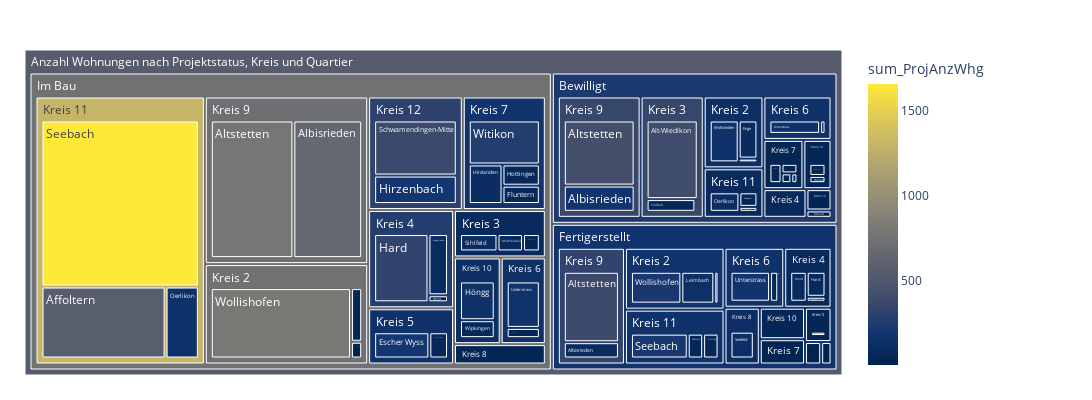

Notebook code cell kept with this figure:
### Code cell
fig = px.treemap(myTreemapAgg.query('sum_ProjAnzWhg >0').reset_index(), path=[px.Constant("Anzahl Wohnungen nach Projektstatus, Kreis und Quartier"),'ProjStatus', 'KreisLang', 'QuarLang']
                 , values='sum_ProjAnzWhg'
                 , color='sum_ProjAnzWhg'
                 ## bei discrete scales (bei Klassen und Strings):                 
                 #, color_discrete_map={'(?)':'lightgrey','EVP':'gold', 'SP':'#FF3030', 'PdA':'#EE3B3B', 'Grüne':'#A2CD5A','GLP':'#CAFF70','Die Mitte':'orange','FDP':'#104E8B','AL':'deeppink','SVP':'forestgreen', 'FL ZÜRI':'#8B864E','Volt':'#lightblue' }                
                 ## bei continuous scales (bei Zahlenwerten):
                , color_continuous_scale='cividis'
                #, color_continuous_midpoint=np.average(df['AnzBestWir'], weights=df['AnzBestWir'])  
                 ,height=400
                 ,width=1100                 
                )
fig.update_traces(root_color="grey")
fig.update_layout(margin = dict(t=50, l=25, r=250, b=25))
fig.show()

### Figure 1 — Plotly figure (JSON) as saved in the notebook; plotly's stock layout.template omitted (floating-point values rounded to 4 significant figures)
{"data": [{"branchvalues": "total", "customdata": [[17], [58], [567], [173], [89], [652], [395], [5], [73], [429], [384], [782], [92], [18], [15], [189], [21], [32], [57], [3], [48], [55], [64], [76], [325], [33], [2], [111], [29], [192], [13], [10], [66], [31], [63], [145], [15], [105], [9], [140], [48], [51], [17], [37], [37], [110], [58], [152], [3], [14], [371], [50], [214], [1659], [121], [15], [61], [17], [107], [160], [179], [168], [11], [32], [74], [80], [12], [52], [23], [67], [51], [25], [260], [156], [214], [796], [44.16], [52.3], [120.3], [84.12], [159.2], [1302.0], [26.56], [14], [310.0], [127.9], [176.7], [740.6], [348.1], [14.27], [83.69], [74], [72.52], [264.2], [55], [157.4], [146.3], [154.7], [144.4], [36.44], [25.41], [177.2], [11], [121], [39.29], [355.4], [328.5], [722.9], [232.1], [178.3], [734.9], [547.8]], "domain": {"x": [0, 1], "y": [0, 1]}, "hovertemplate": "labels=%{label}<br>sum_ProjAnzWhg_sum=%{value}<br>parent=%{parent}<br>id=%{id}<br>sum_ProjAnzWhg=%{color}<extra></extra>", "ids": ["Anzahl Wohnungen nach Projektstatus, Kreis und Quartier/Bewilligt/Kreis 11/Affoltern", "Anzahl Wohnungen nach Projektstatus, Kreis und Quartier/Fertigerstellt/Kreis 11/Affoltern", "Anzahl Wohnungen nach Projektstatus, Kreis und Quartier/Im Bau/Kreis 11/Affoltern", "Anzahl Wohnungen nach Projektstatus, Kreis und Quartier/Bewilligt/Kreis 9/Albisrieden", "Anzahl Wohnungen nach Projektstatus, Kreis und Quartier/Fertigerstellt/Kreis 9/Albisrieden", "Anzahl Wohnungen nach Projektstatus, Kreis und Quartier/Im Bau/Kreis 9/Albisrieden", "Anzahl Wohnungen nach Projektstatus, Kreis und Quartier/Bewilligt/Kreis 3/Alt-Wiedikon", "Anzahl Wohnungen nach Projektstatus, Kreis und Quartier/Fertigerstellt/Kreis 3/Alt-Wiedikon", "Anzahl Wohnungen nach Projektstatus, Kreis und Quartier/Im Bau/Kreis 3/Alt-Wiedikon", "Anzahl Wohnungen nach Projektstatus, Kreis und Quartier/Bewilligt/Kreis 9/Altstetten", "Anzahl Wohnungen nach Projektstatus, Kreis und Quartier/Fertigerstellt/Kreis 9/Altstetten", "Anzahl Wohnungen nach Projektstatus, Kreis und Quartier/Im Bau/Kreis 9/Altstetten", "Anzahl Wohnungen nach Projektstatus, Kreis und Quartier/Bewilligt/Kreis 2/Enge", "Anzahl Wohnungen nach Projektstatus, Kreis und Quartier/Fertigerstellt/Kreis 2/Enge", "Anzahl Wohnungen nach Projektstatus, Kreis und Quartier/Im Bau/Kreis 2/Enge", "Anzahl Wohnungen nach Projektstatus, Kreis und Quartier/Im Bau/Kreis 5/Escher Wyss", "Anzahl Wohnungen nach Projektstatus, Kreis und Quartier/Bewilligt/Kreis 7/Fluntern", "Anzahl Wohnungen nach Projektstatus, Kreis und Quartier/Fertigerstellt/Kreis 7/Fluntern", "Anzahl Wohnungen nach Projektstatus, Kreis und Quartier/Im Bau/Kreis 7/Fluntern", "Anzahl Wohnungen nach Projektstatus, Kreis und Quartier/Bewilligt/Kreis 3/Friesenberg", "Anzahl Wohnungen nach Projektstatus, Kreis und Quartier/Im Bau/Kreis 3/Friesenberg", "Anzahl Wohnungen nach Projektstatus, Kreis und Quartier/Fertigerstellt/Kreis 5/Gewerbeschule", "Anzahl Wohnungen nach Projektstatus, Kreis und Quartier/Im Bau/Kreis 5/Gewerbeschule", "Anzahl Wohnungen nach Projektstatus, Kreis und Quartier/Fertigerstellt/Kreis 4/Hard", "Anzahl Wohnungen nach Projektstatus, Kreis und Quartier/Im Bau/Kreis 4/Hard", "Anzahl Wohnungen nach Projektstatus, Kreis und Quartier/Bewilligt/Kreis 7/Hirslanden", "Anzahl Wohnungen nach Projektstatus, Kreis und Quartier/Fertigerstellt/Kreis 7/Hirslanden", "Anzahl Wohnungen nach Projektstatus, Kreis und Quartier/Im Bau/Kreis 7/Hirslanden", "Anzahl Wohnungen nach Projektstatus, Kreis und Quartier/Bewilligt/Kreis 12/Hirzenbach", "Anzahl Wohnungen nach Projektstatus, Kreis und Quartier/Im Bau/Kreis 12/Hirzenbach", "Anzahl Wohnungen nach Projektstatus, Kreis und Quartier/Bewilligt/Kreis 7/Hottingen", "Anzahl Wohnungen nach Projektstatus, Kreis und Quartier/Fertigerstellt/Kreis 7/Hottingen", "Anzahl Wohnungen nach Projektstatus, Kreis und Quartier/Im Bau/Kreis 7/Hottingen", "Anzahl Wohnungen nach Projektstatus, Kreis und Quartier/Bewilligt/Kreis 10/Höngg", "Anzahl Wohnungen nach Projektstatus, Kreis und Quartier/Fertigerstellt/Kreis 10/Höngg", "Anzahl Wohnungen nach Projektstatus, Kreis und Quartier/Im Bau/Kreis 10/Höngg", "Anzahl Wohnungen nach Projektstatus, Kreis und Quartier/Fertigerstellt/Kreis 4/Langstrasse", "Anzahl Wohnungen nach Projektstatus, Kreis und Quartier/Im Bau/Kreis 4/Langstrasse", "Anzahl Wohnungen nach Projektstatus, Kreis und Quartier/Bewilligt/Kreis 2/Leimbach", "Anzahl Wohnungen nach Projektstatus, Kreis und Quartier/Fertigerstellt/Kreis 2/Leimbach", "Anzahl Wohnungen nach Projektstatus, Kreis und Quartier/Im Bau/Kreis 2/Leimbach", "Anzahl Wohnungen nach Projektstatus, Kreis und Quartier/Im Bau/Kreis 8/Mühlebach", "Anzahl Wohnungen nach Projektstatus, Kreis und Quartier/Bewilligt/Kreis 6/Oberstrass", "Anzahl Wohnungen nach Projektstatus, Kreis und Quartier/Fertigerstellt/Kreis 6/Oberstrass", "Anzahl Wohnungen nach Projektstatus, Kreis und Quartier/Im Bau/Kreis 6/Oberstrass", "Anzahl Wohnungen nach Projektstatus, Kreis und Quartier/Bewilligt/Kreis 11/Oerlikon", "Anzahl Wohnungen nach Projektstatus, Kreis und Quartier/Fertigerstellt/Kreis 11/Oerlikon", "Anzahl Wohnungen nach Projektstatus, Kreis und Quartier/Im Bau/Kreis 11/Oerlikon", "Anzahl Wohnungen nach Projektstatus, Kreis und Quartier/Bewilligt/Kreis 12/Schwamendingen-Mitte", "Anzahl Wohnungen nach Projektstatus, Kreis und Quartier/Fertigerstellt/Kreis 12/Schwamendingen-Mitte", "Anzahl Wohnungen nach Projektstatus, Kreis und Quartier/Im Bau/Kreis 12/Schwamendingen-Mitte", "Anzahl Wohnungen nach Projektstatus, Kreis und Quartier/Bewilligt/Kreis 11/Seebach", "Anzahl Wohnungen nach Projektstatus, Kreis und Quartier/Fertigerstellt/Kreis 11/Seebach", "Anzahl Wohnungen nach Projektstatus, Kreis und Quartier/Im Bau/Kreis 11/Seebach", "Anzahl Wohnungen nach Projektstatus, Kreis und Quartier/Fertigerstellt/Kreis 8/Seefeld", "Anzahl Wohnungen nach Projektstatus, Kreis und Quartier/Im Bau/Kreis 8/Seefeld", "Anzahl Wohnungen nach Projektstatus, Kreis und Quartier/Bewilligt/Kreis 3/Sihlfeld", "Anzahl Wohnungen nach Projektstatus, Kreis und Quartier/Fertigerstellt/Kreis 3/Sihlfeld", "Anzahl Wohnungen nach Projektstatus, Kreis und Quartier/Im Bau/Kreis 3/Sihlfeld", "Anzahl Wohnungen nach Projektstatus, Kreis und Quartier/Bewilligt/Kreis 6/Unterstrass", "Anzahl Wohnungen nach Projektstatus, Kreis und Quartier/Fertigerstellt/Kreis 6/Unterstrass", "Anzahl Wohnungen nach Projektstatus, Kreis und Quartier/Im Bau/Kreis 6/Unterstrass", "Anzahl Wohnungen nach Projektstatus, Kreis und Quartier/Bewilligt/Kreis 8/Weinegg", "Anzahl Wohnungen nach Projektstatus, Kreis und Quartier/Im Bau/Kreis 8/Weinegg", "Anzahl Wohnungen nach Projektstatus, Kreis und Quartier/Bewilligt/Kreis 4/Werd", "Anzahl Wohnungen nach Projektstatus, Kreis und Quartier/Fertigerstellt/Kreis 4/Werd", "Anzahl Wohnungen nach Projektstatus, Kreis und Quartier/Im Bau/Kreis 4/Werd", "Anzahl Wohnungen nach Projektstatus, Kreis und Quartier/Bewilligt/Kreis 10/Wipkingen", "Anzahl Wohnungen nach Projektstatus, Kreis und Quartier/Fertigerstellt/Kreis 10/Wipkingen", "Anzahl Wohnungen nach Projektstatus, Kreis und Quartier/Im Bau/Kreis 10/Wipkingen", "Anzahl Wohnungen nach Projektstatus, Kreis und Quartier/Bewilligt/Kreis 7/Witikon", "Anzahl Wohnungen nach Projektstatus, Kreis und Quartier/Fertigerstellt/Kreis 7/Witikon", "Anzahl Wohnungen nach Projektstatus, Kreis und Quartier/Im Bau/Kreis 7/Witikon", "Anzahl Wohnungen nach Projektstatus, Kreis und Quartier/Bewilligt/Kreis 2/Wollishofen", "Anzahl Wohnungen nach Projektstatus, Kreis und Quartier/Fertigerstellt/Kreis 2/Wollishofen", "Anzahl Wohnungen nach Projektstatus, Kreis und Quartier/Im Bau/Kreis 2/Wollishofen", "Anzahl Wohnungen nach Projektstatus, Kreis und Quartier/Bewilligt/Kreis 10", "Anzahl Wohnungen nach Projektstatus, Kreis und Quartier/Fertigerstellt/Kreis 10", "Anzahl Wohnungen nach Projektstatus, Kreis und Quartier/Im Bau/Kreis 10", "Anzahl Wohnungen nach Projektstatus, Kreis und Quartier/Bewilligt/Kreis 11", "Anzahl Wohnungen nach Projektstatus, Kreis und Quartier/Fertigerstellt/Kreis 11", "Anzahl Wohnungen nach Projektstatus, Kreis und Quartier/Im Bau/Kreis 11", "Anzahl Wohnungen nach Projektstatus, Kreis und Quartier/Bewilligt/Kreis 12", "Anzahl Wohnungen nach Projektstatus, Kreis und Quartier/Fertigerstellt/Kreis 12", "Anzahl Wohnungen nach Projektstatus, Kreis und Quartier/Im Bau/Kreis 12", "Anzahl Wohnungen nach Projektstatus, Kreis und Quartier/Bewilligt/Kreis 2", "Anzahl Wohnungen nach Projektstatus, Kreis und Quartier/Fertigerstellt/Kreis 2", "Anzahl Wohnungen nach Projektstatus, Kreis und Quartier/Im Bau/Kreis 2", "Anzahl Wohnungen nach Projektstatus, Kreis und Quartier/Bewilligt/Kreis 3", "Anzahl Wohnungen nach Projektstatus, Kreis und Quartier/Fertigerstellt/Kreis 3", "Anzahl Wohnungen nach Projektstatus, Kreis und Quartier/Im Bau/Kreis 3", "Anzahl Wohnungen nach Projektstatus, Kreis und Quartier/Bewilligt/Kreis 4", "Anzahl Wohnungen nach Projektstatus, Kreis und Quartier/Fertigerstellt/Kreis 4", "Anzahl Wohnungen nach Projektstatus, Kreis und Quartier/Im Bau/Kreis 4", "Anzahl Wohnungen nach Projektstatus, Kreis und Quartier/Fertigerstellt/Kreis 5", "Anzahl Wohnungen nach Projektstatus, Kreis und Quartier/Im Bau/Kreis 5", "Anzahl Wohnungen nach Projektstatus, Kreis und Quartier/Bewilligt/Kreis 6", "Anzahl Wohnungen nach Projektstatus, Kreis und Quartier/Fertigerstellt/Kreis 6", "Anzahl Wohnungen nach Projektstatus, Kreis und Quartier/Im Bau/Kreis 6", "Anzahl Wohnungen nach Projektstatus, Kreis und Quartier/Bewilligt/Kreis 7", "Anzahl Wohnungen nach Projektstatus, Kreis und Quartier/Fertigerstellt/Kreis 7", "Anzahl Wohnungen nach Projektstatus, Kreis und Quartier/Im Bau/Kreis 7", "Anzahl Wohnungen nach Projektstatus, Kreis und Quartier/Bewilligt/Kreis 8", "Anzahl Wohnungen nach Projektstatus, Kreis und Quartier/Fertigerstellt/Kreis 8", "Anzahl Wohnungen nach Projektstatus, Kreis und Quartier/Im Bau/Kreis 8", "Anzahl Wohnungen nach Projektstatus, Kreis und Quartier/Bewilligt/Kreis 9", "Anzahl Wohnungen nach Projektstatus, Kreis und Quartier/Fertigerstellt/Kreis 9", "Anzahl Wohnungen nach Projektstatus, Kreis und Quartier/Im Bau/Kreis 9", "Anzahl Wohnungen nach Projektstatus, Kreis und Quartier/Bewilligt", "Anzahl Wohnungen nach Projektstatus, Kreis und Quartier/Fertigerstellt", "Anzahl Wohnungen nach Projektstatus, Kreis und Quartier/Im Bau", "Anzahl Wohnungen nach Projektstatus, Kreis und Quartier"], "labels": ["Affoltern", "Affoltern", "Affoltern", "Albisrieden", "Albisrieden", "Albisrieden", "Alt-Wiedikon", "Alt-Wiedikon", "Alt-Wiedikon", "Altstetten", "Altstetten", "Altstetten", "Enge", "Enge", "Enge", "Escher Wyss", "Fluntern", "Fluntern", "Fluntern", "Friesenberg", "Friesenberg", "Gewerbeschule", "Gewerbeschule", "Hard", "Hard", "Hirslanden", "Hirslanden", "Hirslanden", "Hirzenbach", "Hirzenbach", "Hottingen", "Hottingen", "Hottingen", "Höngg", "Höngg", "Höngg", "Langstrasse", "Langstrasse", "Leimbach", "Leimbach", "Leimbach", "Mühlebach", "Oberstrass", "Oberstrass", "Oberstrass", "Oerlikon", "Oerlikon", "Oerlikon", "Schwamendingen-Mitte", "Schwamendingen-Mitte", "Schwamendingen-Mitte", "Seebach", "Seebach", "Seebach", "Seefeld", "Seefeld", "Sihlfeld", "Sihlfeld", "Sihlfeld", "Unterstrass", "Unterstrass", "Unterstrass", "Weinegg", "Weinegg", "Werd", "Werd", "Werd", "Wipkingen", "Wipkingen", "Wipkingen", "Witikon", "Witikon", "Witikon", "Wollishofen", "Wollishofen", "Wollishofen", "Kreis 10", "Kreis 10", "Kreis 10", "Kreis 11", "Kreis 11", "Kreis 11", "Kreis 12", "Kreis 12", "Kreis 12", "Kreis 2", "Kreis 2", "Kreis 2", "Kreis 3", "Kreis 3", "Kreis 3", "Kreis 4", "Kreis 4", "Kreis 4", "Kreis 5", "Kreis 5", "Kreis 6", "Kreis 6", "Kreis 6", "Kreis 7", "Kreis 7", "Kreis 7", "Kreis 8", "Kreis 8", "Kreis 8", "Kreis 9", "Kreis 9", "Kreis 9", "Bewilligt", "Fertigerstellt", "Im Bau", "Anzahl Wohnungen nach Projektstatus, Kreis und Quartier"], "level": "Anzahl Wohnungen nach Projektstatus, Kreis und Quartier", "marker": {"coloraxis": "coloraxis", "colors": [17, 58, 567, 173, 89, 652, 395, 5, 73, 429, 384, 782, 92, 18, 15, 189, 21, 32, 57, 3, 48, 55, 64, 76, 325, 33, 2, 111, 29, 192, 13, 10, 66, 31, 63, 145, 15, 105, 9, 140, 48, 51, 17, 37, 37, 110, 58, 152, 3, 14, 371, 50, 214, 1659, 121, 15, 61, 17, 107, 160, 179, 168, 11, 32, 74, 80, 12, 52, 23, 67, 51, 25, 260, 156, 214, 796, 44.16, 52.3, 120.3, 84.12, 159.2, 1302.0, 26.56, 14, 310.0, 127.9, 176.7, 740.6, 348.1, 14.27, 83.69, 74, 72.52, 264.2, 55, 157.4, 146.3, 154.7, 144.4, 36.44, 25.41, 177.2, 11, 121, 39.29, 355.4, 328.5, 722.9, 232.1, 178.3, 734.9, 547.8]}, "name": "", "parents": ["Anzahl Wohnungen nach Projektstatus, Kreis und Quartier/Bewilligt/Kreis 11", "Anzahl Wohnungen nach Projektstatus, Kreis und Quartier/Fertigerstellt/Kreis 11", "Anzahl Wohnungen nach Projektstatus, Kreis und Quartier/Im Bau/Kreis 11", "Anzahl Wohnungen nach Projektstatus, Kreis und Quartier/Bewilligt/Kreis 9", "Anzahl Wohnungen nach Projektstatus, Kreis und Quartier/Fertigerstellt/Kreis 9", "Anzahl Wohnungen nach Projektstatus, Kreis und Quartier/Im Bau/Kreis 9", "Anzahl Wohnungen nach Projektstatus, Kreis und Quartier/Bewilligt/Kreis 3", "Anzahl Wohnungen nach Projektstatus, Kreis und Quartier/Fertigerstellt/Kreis 3", "Anzahl Wohnungen nach Projektstatus, Kreis und Quartier/Im Bau/Kreis 3", "Anzahl Wohnungen nach Projektstatus, Kreis und Quartier/Bewilligt/Kreis 9", "Anzahl Wohnungen nach Projektstatus, Kreis und Quartier/Fertigerstellt/Kreis 9", "Anzahl Wohnungen nach Projektstatus, Kreis und Quartier/Im Bau/Kreis 9", "Anzahl Wohnungen nach Projektstatus, Kreis und Quartier/Bewilligt/Kreis 2", "Anzahl Wohnungen nach Projektstatus, Kreis und Quartier/Fertigerstellt/Kreis 2", "Anzahl Wohnungen nach Projektstatus, Kreis und Quartier/Im Bau/Kreis 2", "Anzahl Wohnungen nach Projektstatus, Kreis und Quartier/Im Bau/Kreis 5", "Anzahl Wohnungen nach Projektstatus, Kreis und Quartier/Bewilligt/Kreis 7", "Anzahl Wohnungen nach Projektstatus, Kreis und Quartier/Fertigerstellt/Kreis 7", "Anzahl Wohnungen nach Projektstatus, Kreis und Quartier/Im Bau/Kreis 7", "Anzahl Wohnungen nach Projektstatus, Kreis und Quartier/Bewilligt/Kreis 3", "Anzahl Wohnungen nach Projektstatus, Kreis und Quartier/Im Bau/Kreis 3", "Anzahl Wohnungen nach Projektstatus, Kreis und Quartier/Fertigerstellt/Kreis 5", "Anzahl Wohnungen nach Projektstatus, Kreis und Quartier/Im Bau/Kreis 5", "Anzahl Wohnungen nach Projektstatus, Kreis und Quartier/Fertigerstellt/Kreis 4", "Anzahl Wohnungen nach Projektstatus, Kreis und Quartier/Im Bau/Kreis 4", "Anzahl Wohnungen nach Projektstatus, Kreis und Quartier/Bewilligt/Kreis 7", "Anzahl Wohnungen nach Projektstatus, Kreis und Quartier/Fertigerstellt/Kreis 7", "Anzahl Wohnungen nach Projektstatus, Kreis und Quartier/Im Bau/Kreis 7", "Anzahl Wohnungen nach Projektstatus, Kreis und Quartier/Bewilligt/Kreis 12", "Anzahl Wohnungen nach Projektstatus, Kreis und Quartier/Im Bau/Kreis 12", "Anzahl Wohnungen nach Projektstatus, Kreis und Quartier/Bewilligt/Kreis 7", "Anzahl Wohnungen nach Projektstatus, Kreis und Quartier/Fertigerstellt/Kreis 7", "Anzahl Wohnungen nach Projektstatus, Kreis und Quartier/Im Bau/Kreis 7", "Anzahl Wohnungen nach Projektstatus, Kreis und Quartier/Bewilligt/Kreis 10", "Anzahl Wohnungen nach Projektstatus, Kreis und Quartier/Fertigerstellt/Kreis 10", "Anzahl Wohnungen nach Projektstatus, Kreis und Quartier/Im Bau/Kreis 10", "Anzahl Wohnungen nach Projektstatus, Kreis und Quartier/Fertigerstellt/Kreis 4", "Anzahl Wohnungen nach Projektstatus, Kreis und Quartier/Im Bau/Kreis 4", "Anzahl Wohnungen nach Projektstatus, Kreis und Quartier/Bewilligt/Kreis 2", "Anzahl Wohnungen nach Projektstatus, Kreis und Quartier/Fertigerstellt/Kreis 2", "Anzahl Wohnungen nach Projektstatus, Kreis und Quartier/Im Bau/Kreis 2", "Anzahl Wohnungen nach Projektstatus, Kreis und Quartier/Im Bau/Kreis 8", "Anzahl Wohnungen nach Projektstatus, Kreis und Quartier/Bewilligt/Kreis 6", "Anzahl Wohnungen nach Projektstatus, Kreis und Quartier/Fertigerstellt/Kreis 6", "Anzahl Wohnungen nach Projektstatus, Kreis und Quartier/Im Bau/Kreis 6", "Anzahl Wohnungen nach Projektstatus, Kreis und Quartier/Bewilligt/Kreis 11", "Anzahl Wohnungen nach Projektstatus, Kreis und Quartier/Fertigerstellt/Kreis 11", "Anzahl Wohnungen nach Projektstatus, Kreis und Quartier/Im Bau/Kreis 11", "Anzahl Wohnungen nach Projektstatus, Kreis und Quartier/Bewilligt/Kreis 12", "Anzahl Wohnungen nach Projektstatus, Kreis und Quartier/Fertigerstellt/Kreis 12", "Anzahl Wohnungen nach Projektstatus, Kreis und Quartier/Im Bau/Kreis 12", "Anzahl Wohnungen nach Projektstatus, Kreis und Quartier/Bewilligt/Kreis 11", "Anzahl Wohnungen nach Projektstatus, Kreis und Quartier/Fertigerstellt/Kreis 11", "Anzahl Wohnungen nach Projektstatus, Kreis und Quartier/Im Bau/Kreis 11", "Anzahl Wohnungen nach Projektstatus, Kreis und Quartier/Fertigerstellt/Kreis 8", "Anzahl Wohnungen nach Projektstatus, Kreis und Quartier/Im Bau/Kreis 8", "Anzahl Wohnungen nach Projektstatus, Kreis und Quartier/Bewilligt/Kreis 3", "Anzahl Wohnungen nach Projektstatus, Kreis und Quartier/Fertigerstellt/Kreis 3", "Anzahl Wohnungen nach Projektstatus, Kreis und Quartier/Im Bau/Kreis 3", "Anzahl Wohnungen nach Projektstatus, Kreis und Quartier/Bewilligt/Kreis 6", "Anzahl Wohnungen nach Projektstatus, Kreis und Quartier/Fertigerstellt/Kreis 6", "Anzahl Wohnungen nach Projektstatus, Kreis und Quartier/Im Bau/Kreis 6", "Anzahl Wohnungen nach Projektstatus, Kreis und Quartier/Bewilligt/Kreis 8", "Anzahl Wohnungen nach Projektstatus, Kreis und Quartier/Im Bau/Kreis 8", "Anzahl Wohnungen nach Projektstatus, Kreis und Quartier/Bewilligt/Kreis 4", "Anzahl Wohnungen nach Projektstatus, Kreis und Quartier/Fertigerstellt/Kreis 4", "Anzahl Wohnungen nach Projektstatus, Kreis und Quartier/Im Bau/Kreis 4", "Anzahl Wohnungen nach Projektstatus, Kreis und Quartier/Bewilligt/Kreis 10", "Anzahl Wohnungen nach Projektstatus, Kreis und Quartier/Fertigerstellt/Kreis 10", "Anzahl Wohnungen nach Projektstatus, Kreis und Quartier/Im Bau/Kreis 10", "Anzahl Wohnungen nach Projektstatus, Kreis und Quartier/Bewilligt/Kreis 7", "Anzahl Wohnungen nach Projektstatus, Kreis und Quartier/Fertigerstellt/Kreis 7", "Anzahl Wohnungen nach Projektstatus, Kreis und Quartier/Im Bau/Kreis 7", "Anzahl Wohnungen nach Projektstatus, Kreis und Quartier/Bewilligt/Kreis 2", "Anzahl Wohnungen nach Projektstatus, Kreis und Quartier/Fertigerstellt/Kreis 2", "Anzahl Wohnungen nach Projektstatus, Kreis und Quartier/Im Bau/Kreis 2", "Anzahl Wohnungen nach Projektstatus, Kreis und Quartier/Bewilligt", "Anzahl Wohnungen nach Projektstatus, Kreis und Quartier/Fertigerstellt", "Anzahl Wohnungen nach Projektstatus, Kreis und Quartier/Im Bau", "Anzahl Wohnungen nach Projektstatus, Kreis und Quartier/Bewilligt", "Anzahl Wohnungen nach Projektstatus, Kreis und Quartier/Fertigerstellt", "Anzahl Wohnungen nach Projektstatus, Kreis und Quartier/Im Bau", "Anzahl Wohnungen nach Projektstatus, Kreis und Quartier/Bewilligt", "Anzahl Wohnungen nach Projektstatus, Kreis und Quartier/Fertigerstellt", "Anzahl Wohnungen nach Projektstatus, Kreis und Quartier/Im Bau", "Anzahl Wohnungen nach Projektstatus, Kreis und Quartier/Bewilligt", "Anzahl Wohnungen nach Projektstatus, Kreis und Quartier/Fertigerstellt", "Anzahl Wohnungen nach Projektstatus, Kreis und Quartier/Im Bau", "Anzahl Wohnungen nach Projektstatus, Kreis und Quartier/Bewilligt", "Anzahl Wohnungen nach Projektstatus, Kreis und Quartier/Fertigerstellt", "Anzahl Wohnungen nach Projektstatus, Kreis und Quartier/Im Bau", "Anzahl Wohnungen nach Projektstatus, Kreis und Quartier/Bewilligt", "Anzahl Wohnungen nach Projektstatus, Kreis und Quartier/Fertigerstellt", "Anzahl Wohnungen nach Projektstatus, Kreis und Quartier/Im Bau", "Anzahl Wohnungen nach Projektstatus, Kreis und Quartier/Fertigerstellt", "Anzahl Wohnungen nach Projektstatus, Kreis und Quartier/Im Bau", "Anzahl Wohnungen nach Projektstatus, Kreis und Quartier/Bewilligt", "Anzahl Wohnungen nach Projektstatus, Kreis und Quartier/Fertigerstellt", "Anzahl Wohnungen nach Projektstatus, Kreis und Quartier/Im Bau", "Anzahl Wohnungen nach Projektstatus, Kreis und Quartier/Bewilligt", "Anzahl Wohnungen nach Projektstatus, Kreis und Quartier/Fertigerstellt", "Anzahl Wohnungen nach Projektstatus, Kreis und Quartier/Im Bau", "Anzahl Wohnungen nach Projektstatus, Kreis und Quartier/Bewilligt", "Anzahl Wohnungen nach Projektstatus, Kreis und Quartier/Fertigerstellt", "Anzahl Wohnungen nach Projektstatus, Kreis und Quartier/Im Bau", "Anzahl Wohnungen nach Projektstatus, Kreis und Quartier/Bewilligt", "Anzahl Wohnungen nach Projektstatus, Kreis und Quartier/Fertigerstellt", "Anzahl Wohnungen nach Projektstatus, Kreis und Quartier/Im Bau", "Anzahl Wohnungen nach Projektstatus, Kreis und Quartier", "Anzahl Wohnungen nach Projektstatus, Kreis und Quartier", "Anzahl Wohnungen nach Projektstatus, Kreis und Quartier", ""], "root": {"color": "grey"}, "type": "treemap", "values": [17, 58, 567, 173, 89, 652, 395, 5, 73, 429, 384, 782, 92, 18, 15, 189, 21, 32, 57, 3, 48, 55, 64, 76, 325, 33, 2, 111, 29, 192, 13, 10, 66, 31, 63, 145, 15, 105, 9, 140, 48, 51, 17, 37, 37, 110, 58, 152, 3, 14, 371, 50, 214, 1659, 121, 15, 61, 17, 107, 160, 179, 168, 11, 32, 74, 80, 12, 52, 23, 67, 51, 25, 260, 156, 214, 796, 83, 86, 212, 177, 330, 2378, 32, 14, 563, 257, 372, 859, 459, 22, 228, 74, 171, 442, 55, 253, 177, 216, 205, 118, 69, 494, 11, 121, 98, 602, 473, 1434, 1990, 1929, 7166, 11085]}], "layout": {"coloraxis": {"colorbar": {"title": {"text": "sum_ProjAnzWhg"}}, "colorscale": [[0, "#00224e"], [0.1111, "#123570"], [0.2222, "#3b496c"], [0.3333, "#575d6d"], [0.4444, "#707173"], [0.5556, "#8a8678"], [0.6667, "#a59c74"], [0.7778, "#c3b369"], [0.8889, "#e1cc55"], [1, "#fee838"]]}, "height": 400, "legend": {"tracegroupgap": 0}, "margin": {"b": 25, "l": 25, "r": 250, "t": 50}, "width": 1100}}
